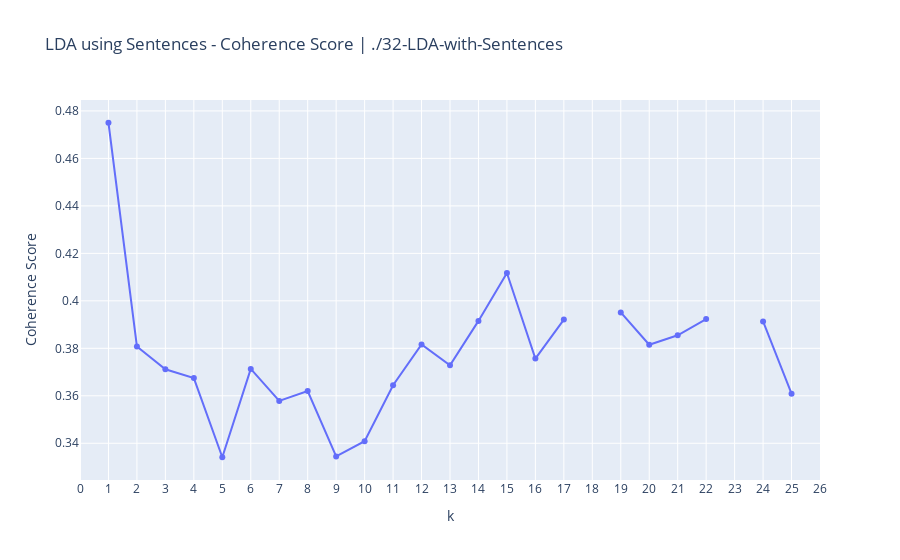

The code cell stored with this chart in its notebook:
### Code cell
import plotly.express as px

fig_1 = px.line(
    coherence_scores_df, 
    x='k', 
    y='Coherence Score', 
    title=f"LDA using Sentences - Coherence Score | {working_directory}\n"
)

# add markers for each point
fig_1.update_traces(mode='lines+markers')

# extend the limits of the x-axis from 0 to 16
fig_1.update_xaxes(range=[0, max_topics + 1])

# show all numbers on the x-axis
fig_1.update_layout(xaxis=dict(tickmode='linear'))

# write the graph to a file in the working directory
fig_1.write_html(f"{working_directory}/lda_using_sentences_coherence_scores_chart.html")

# show the plot
fig_1.show()

### Figure 1 — Plotly figure (JSON) as saved in the notebook; plotly's stock layout.template omitted (floating-point values rounded to 4 significant figures)
{"data": [{"hovertemplate": "k=%{x}<br>Coherence Score=%{y}<extra></extra>", "legendgroup": "", "line": {"color": "#636efa", "dash": "solid"}, "marker": {"symbol": "circle"}, "mode": "lines+markers", "name": "", "orientation": "v", "showlegend": false, "type": "scatter", "x": [1, 2, 3, 4, 5, 6, 7, 8, 9, 10, 11, 12, 13, 14, 15, 16, 17, 18, 19, 20, 21, 22, 23, 24, 25], "xaxis": "x", "y": [0.475, 0.3808, 0.3712, 0.3675, 0.3341, 0.3713, 0.3578, 0.362, 0.3345, 0.3409, 0.3644, 0.3816, 0.3729, 0.3916, 0.4117, 0.3757, 0.3921, null, 0.3951, 0.3815, 0.3855, 0.3923, null, 0.3913, 0.3609], "yaxis": "y"}], "layout": {"autosize": true, "legend": {"tracegroupgap": 0}, "title": {"text": "LDA using Sentences - Coherence Score | ./32-LDA-with-Sentences\n"}, "xaxis": {"anchor": "y", "domain": [0, 1], "range": [0, 26], "tickmode": "linear", "title": {"text": "k"}, "type": "linear"}, "yaxis": {"anchor": "x", "autorange": true, "domain": [0, 1], "range": [0.3225, 0.4866], "title": {"text": "Coherence Score"}, "type": "linear"}}}
